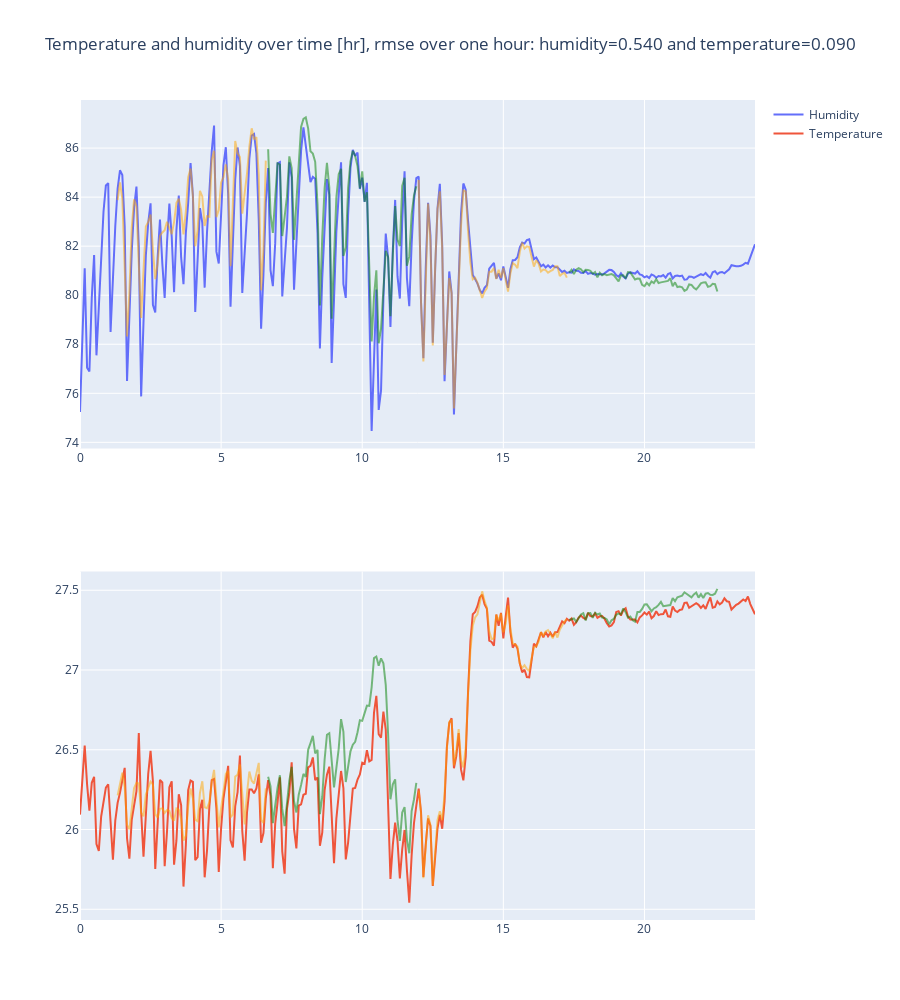

The cell this chart's notebook holds for it:
### Code cell
## Testing loop ##

future_window = 64
test_data = np.load(os.path.join('/Users/alberic/Desktop/divers/projects/hvac_opt/weather_model/data/combined_Room1', 
                                    f'normalized_data_{1}.npy')) 
    
time = test_data[:,0]*(12*31*24) + test_data[:,1]*(31*24) + test_data[:,2]*(24) + test_data[:,3]
time -= time[0]

def denormalize(output):

    output = copy.copy(output)

    output[:,0] *= normalization_data['humidity'][1]
    output[:,0] += normalization_data['humidity'][0]
    
    output[:,1] *= normalization_data['temperature'][1]
    output[:,1] += normalization_data['temperature'][0]

    return output

rmse_future = np.zeros(2)

fig = make_subplots(rows=2, cols=1)

# fig.add_trace(go.Scatter(x=np.linspace(0,max_epochs, len(model.train_losses)) ,y=model.train_losses, name='Loss'), row=3, col=1)
# fig.add_trace(go.Scatter(y=model.valid_losses, name='Loss'), row=3, col=1)

test_data_denorm = denormalize(test_data[:, 6:8])
fig.add_trace(go.Scatter(x=time, y=test_data_denorm[:,0], name='Humidity'), row=1, col=1)
fig.add_trace(go.Scatter(x=time, y=test_data_denorm[:,1], name='Temperature'), row=2, col=1)


for i in tqdm(range(0, len(test_data)-future_window-(past_window-1))):

    input = copy.copy(test_data[i:i+past_window].flatten())
    outputs = np.zeros((future_window, 2))
    # outputs[0] = input[6:8]
    for j in range(future_window):

        with torch.no_grad():
            outputs[j] = model(torch.tensor(input).unsqueeze(0).type(torch.float))[0]
            # print(torch.tensor(input).type(torch.float))

            if i+past_window+j<len(test_data):
                input[:-29] = input[29:]
                input[-29:] = copy.copy(test_data[i+j+past_window])
                input[-29+6:-29+8] = outputs[j]

    rmse_future += np.mean(np.sqrt((denormalize(outputs) - test_data_denorm[i+past_window:i+past_window+future_window])**2), axis=0)

    if i%future_window==0:
        # outputs = np.concatenate((test_data[i:i+1,6:8], outputs))
        outputs_denorm = denormalize(outputs)
        color = ['orange', 'green'][int((i/future_window)%2)]
        fig.add_trace(go.Scatter(x=time[i+past_window:i+past_window+future_window+0], y=outputs_denorm[:, 0], opacity=0.5, marker_color=color, showlegend=False), row=1, col=1)
        fig.add_trace(go.Scatter(x=time[i+past_window:i+past_window+future_window+0], y=outputs_denorm[:, 1], opacity=0.5, marker_color=color, showlegend=False), row=2, col=1)

rmse_future /= len(test_data)-future_window


fig.update_layout(title=f'Temperature and humidity over time [hr], rmse over one hour: humidity={rmse_future[0]:.3f} and temperature={rmse_future[1]:.3f}',
                    height=1000)

fig.show()
